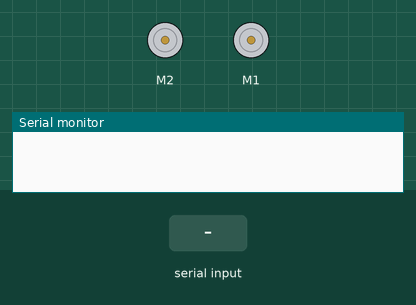
The sketch below on a simulated Arduino Uno, built with avr-gcc and run on an emulated ATmega328P. Shown: 2 × DC motor (green arrow = forward, orange = backward, longer = faster), the last lines printed to the serial monitor. The test bench sets the inputs (shaded band).

Above: at 1.2 s.
1.3 s: "90,45\n" received over Serial
At 1.6 s:
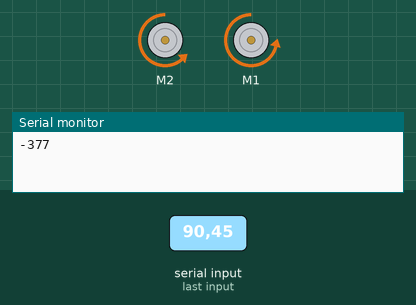
2.8 s: "30,150\n" received over Serial
At 4.0 s:
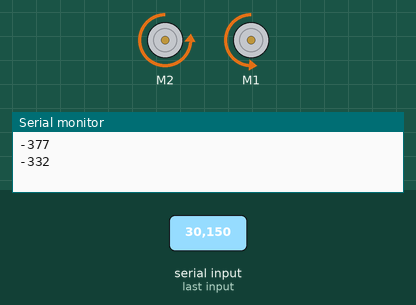
4.3 s: "1,90\n" received over Serial
At 5.0 s:
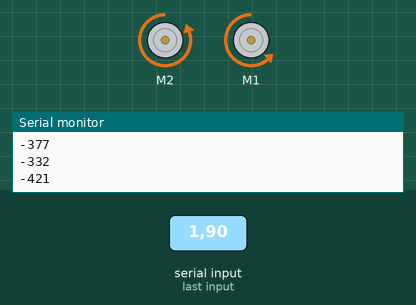
Timing chart, 0 to 7.3 s (numbered marks = the images above; inputs shaded):
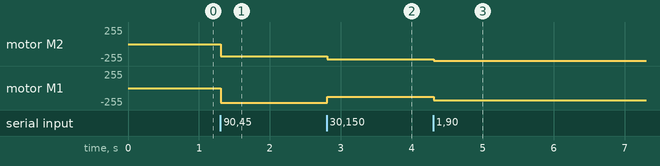

The sketch:

SerialCallResponse3.ino
```cpp
#include <AFMotor.h>
// DC motor on M2
AF_DCMotor motor(2);
AF_DCMotor motor1(1);
int motor_offset=50;
int inByte ; // incoming serial byte
int Moutx=0;
int Mouty=0;
void setup() {
  // start serial port at 9600 bps:
  Serial.begin(9600);
  motor.setSpeed(200);
  motor.run(RELEASE);
  motor1.setSpeed(200);
  motor1.run(RELEASE);
}

void loop() {
  // if we get a valid byte, read analog ins:
 while (Serial.available() > 0) {
    int read1 = Serial.parseInt();
    // do it again:
    int read2 = Serial.parseInt();
    if (Serial.read() == '\n'){
      int red=read1-256;
      int green=read2-256;
       if (red>0&&red!=256){
          motor.run(FORWARD);
          Moutx=map(red,0,250,motor_offset,250);
          motor.setSpeed(Moutx);
       }else if(red<0){
          motor.run(BACKWARD);
           Moutx=map(-red,0,250,motor_offset,250);
          motor.setSpeed(Moutx);
       }else if(red==0){
          motor.run(RELEASE);
       }
       if (green>0&&green!=256){
          motor1.run(FORWARD);
          Mouty=map(green,0,250,motor_offset,250);
          motor1.setSpeed(Mouty);
       }else if(green<0){
          motor1.run(BACKWARD);
          Mouty=map(-green,0,250,motor_offset,250);
          motor1.setSpeed(Mouty);
       }else if(green==0){
          motor1.run(RELEASE);
       }
       Serial.println(red+green);
    }
  }
}
```

Measured:
- after the input at 1.3 s, motor M2: stopped → backward 182/255 at once; motor M1: stopped → backward 218/255 at once
- after the input at 2.8 s, motor M2: backward 182/255 → backward 230/255 at once; motor M1: backward 218/255 → backward 134/255 at once
- after the input at 4.3 s, motor M2: backward 230/255 → backward 254/255 at once; motor M1: backward 134/255 → backward 182/255 at once
